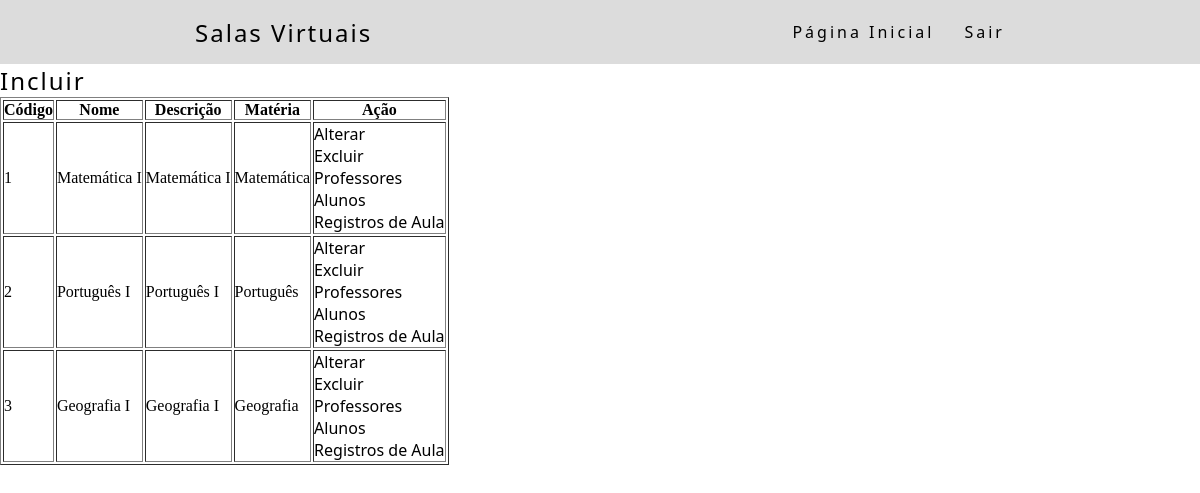
Page /consultaSalaVirtual.php (signed in) on the committed database.
### tables this page shows
CREATE TABLE TBSalaVirtual (
	SALCodigo    INTEGER      NOT NULL AUTO_INCREMENT,
    SALNome      VARCHAR(100) NOT NULL,
    SALDescricao VARCHAR(500) NOT NULL,
    MATCodigo    INTEGER      NOT NULL,
    PRIMARY KEY (SALCodigo)
);

CREATE TABLE TBMateria (
	MATCodigo    INTEGER      NOT NULL AUTO_INCREMENT,
    MATNome      VARCHAR(50)  NOT NULL,
    MATDescricao VARCHAR(500) NOT NULL,
    PRIMARY KEY (MATCodigo)
);

### autoload.php (called while the page is built, shortened)
<?php
spl_autoload_register(function ($nomeClasse) {
    $folders = array(
        $nomeClasse,
        '.'.DIRECTORY_SEPARATOR.$nomeClasse,
        '..'.DIRECTORY_SEPARATOR.$nomeClasse,
        'acao',
        '.'.DIRECTORY_SEPARATOR.'acao',
        '..'.DIRECTORY_SEPARATOR.'acao',
        'classes',
        '.'.DIRECTORY_SEPARATOR.'classes',
        '..'.DIRECTORY_SEPARATOR.'classes',
        'classes'.DIRECTORY_SEPARATOR.'dados',
        '.'.DIRECTORY_SEPARATOR.'classes'.DIRECTORY_SEPARATOR.'dados',
        '..'.DIRECTORY_SEPARATOR.'classes'.DIRECTORY_SEPARATOR.'dados',
        'conf',
        '.'.DIRECTORY_SEPARATOR.'conf',
        '..'.DIRECTORY_SEPARATOR.'conf',
        'interfaces',
        '.'.DIRECTORY_SEPARATOR.'interfaces',
        '..'.DIRECTORY_SEPARATOR.'interfaces'
    );
});

### Rotinas.php (called while the page is built, shortened)
<?php
abstract class Rotinas {
    public static function rotinasPorPerfil() : array {
        $rotinas = [];
        return $rotinas;
    }
}

### acao/AcaoSalaVirtual.class.php (called while the page is built, shortened)
<?php
require_once('autoload.php');
class AcaoSalaVirtual extends AcaoBase {
    protected function getAcoesConsulta(): array {
        $acoes = parent::getAcoesConsulta();
        $acoes[] = self::ACAO_PROFESSORES;
        $acoes[] = self::ACAO_ALUNOS;
        $acoes[] = self::ACAO_REGISTRO_AULA;
        return $acoes;
    }
    protected function adicionaCondicaoComplexaSalaVirtualPerfil() {
        $tipoPerfil = $_SESSION['tipo'];
    }
}

### classes/dados/DadosSalaVirtual.class.php (called while the page is built, shortened)
<?php
require_once('autoload.php');
class DadosSalaVirtual extends DadosBase {
    protected function getQueryBuscaDados(array $colunas = []): string {
        $sql = 'SELECT  TBSalaVirtual.SALCodigo     as "codigo", '
            .           'TBSalaVirtual.SALNome      as "nome", '
            .           'TBSalaVirtual.SALDescricao as "descricao", '
            .           'TBMateria.MATCodigo        as "Materia.codigo", '
            .           'TBMateria.MATNome          as "Materia.nome" ';
        $sql .= ' FROM '.$this->getTabela();
        $sql .= $this->adicionaJoins();
        return $sql;
    }
    protected function filtraConsulta(): string {
        $filtroAssociativo = isset($_GET['codigoSalaVirtual']) ? $_GET['codigoSalaVirtual'] : false;
        return parent::filtraConsulta();
    }
    public function getTabela() {
        return 'TBSalaVirtual';
    }
}

### classes/dados/Dados.class.php (called while the page is built, shortened)
<?php
require_once('autoload.php');
abstract class Dados {
    protected $relacionamentos = [];
    protected function adicionaRelacionamento(string $coluna, string $atributo, int $tipo) : Relacionamento {
        $rel = new Relacionamento($coluna, $atributo, $tipo);
        $this->relacionamentos[$atributo] = $rel;
        return $rel;
    }
    public function getChavesEstrangeiras() : array {
        $rels = [];
        foreach ($this->getRelacionamentos() as $relacionamento) {
            if ($relacionamento->isEstrangeira()) {
                $rels[] = $relacionamento;
            }
        }
        return $rels;
    }
    protected function getConn() : PDO {
        return Connect::getInstance();
    }
    public function getRelacionamentos() {
        return $this->relacionamentos;
    }
}

### classes/dados/Relacionamento.class.php (called while the page is built, shortened)
<?php
require_once('autoload.php');
class Relacionamento {
    private $estrangeira = false;
    private $referencia = [];
    private $tabelaReferencia;
    private $coluna;
    public function __construct(string $coluna, string $atributo, int $tipo = 0) {
        $this->coluna    = $coluna;
    }
    public function chaveEstrangeira() : self {
        $this->estrangeira = true;
        return $this;
    }
    public function referencia(string $coluna, string $atributo) : self {
        if ($this->isEstrangeira()) {
            $this->referencia = ['col' => $coluna, 'att' => $atributo];
        }
        return $this;
    }
    public function on(string $tabela) : self {
        if (count($this->getReferencia()) > 0) {
            $this->tabelaReferencia = $tabela;
        }
        return $this;
    }
    public function isEstrangeira() : bool {
        return $this->estrangeira;
    }
    public function getReferencia() : array {
        return $this->referencia;
    }
    public function getTabelaReferencia() : string {
        return $this->tabelaReferencia;
    }
    public function getColuna() : string {
        return $this->coluna;
    }
}

### classes/dados/DadosBase.class.php (called while the page is built, shortened)
<?php
require_once('autoload.php');
abstract class DadosBase extends Dados implements InterfaceDados {
    public function query(array $colunas = []) : array {
        $sql = $this->getQueryBuscaDados($colunas);
        $sql .= $this->filtraConsulta();
        $stmt  = $this->getConn()->query($sql);
        $dados = [];
        while ($linha = $stmt->fetch(PDO::FETCH_ASSOC)) {
            $objeto = new $nomeModelo();
            $dados[] = $objeto;
        }
        return $dados;
    }
    protected function adicionaJoins() : string {
        $joins = ' ';
        foreach ($this->getChavesEstrangeiras() as $chave) {
            $joins .= 'JOIN ';
            $joins .= $chave->getTabelaReferencia();
            $joins .= ' ON ';
            $joins .= $this->getTabela().'.'.$chave->getColuna().' = '.$chave->getTabelaReferencia().'.'.$chave->getColuna().' ';
        }
        return $joins;
    }
    protected function filtraConsulta() : string {
        $filtros = '';
        return $filtros;
    }
    function setaValorModelo(mixed $modelo, string $atributo, mixed $valor) {
        $caminho  = explode('.', $atributo);
    }
    function setValorRecursivo(mixed $modelo, array $caminho, mixed $valor) {
        if (count($caminho) > 0) {
            $atributo = array_shift($caminho);
        }
    }
}

### conf/Connect.class.php (called while the page is built, shortened)
<?php
require_once('autoload.php');
class Connect {
    private static $Conn;
    public static function getInstance() {
        return self::$Conn;
    }
    private static function setConnection() {
        try {
            $opcoes = array(PDO::MYSQL_ATTR_INIT_COMMAND => 'SET NAMES UTF8',
                            PDO::ATTR_PERSISTENT         => TRUE,
                            PDO::ATTR_ERRMODE            => PDO::ERRMODE_EXCEPTION);
            self::$Conn = new PDO(DRIVER.
                                 ":host=" . HOST .
                                 "; dbname=" . DBNAME .
                                 "; charset=" . CHARSET .
                                 ";", USER, PASSWORD,
                                 $opcoes);
          } catch (PDOException $e) {
            print "DB Error: " . $e->getMessage();
          }
    }
}

### classes/SalaVirtual.class.php (called while the page is built, shortened)
<?php
require_once('autoload.php');
class SalaVirtual {
    private $Materia;
    public function setCodigo($codigo) {
        return $this;
    }
    public function setNome($nome) {
        return $this;
    }
    public function setDescricao($descricao) {
        return $this;
    }
    public function getMateria() {
        if ($this->Materia == null) {
            $this->Materia = new Materia();
        }
        return $this->Materia;
    }
    public function setMateria($Materia) {
        $this->Materia = $Materia;
        return $this;
    }
}

### classes/Materia.class.php (called while the page is built, shortened)
<?php
require_once('autoload.php');
class Materia implements InterfaceLista {
    public function setCodigo($codigo) {
        return $this;
    }
    public function setNome($nome) {
        return $this;
    }
    public function setDescricao($descricao) {
        return $this;
    }
}

### acao/AcaoBase.class.php (the view, shortened to what this page needs)
<?php
abstract class AcaoBase {
    protected $Dados;
    public function consulta(string $classe, array $consulta, string $tela = '', array $parametros = []) : string {
        if ($tela == '') {
            $tela = $classe;
        }
        $atributos = array_map(function($linha) {
            return $linha[0];
        }, $consulta);
        $dadosConsulta = $this->buscaDadosConsulta($atributos);
        return $this->montaConsulta($classe, $tela, $consulta, $dadosConsulta, $parametros);
    }
    protected function buscaDadosConsulta(array $atributos) : array {
        return $this->getDados()->query($atributos);
    }
    protected function montaConsulta(string $classe, string $tela, array $colunas, array $dados, array $parametros = []) : string{
        $tabela = '<table border="1">';
        $tabela .= $this->montaCabecalho($colunas);
        $tabela .= $this->montaLinhas($classe, $tela, $colunas, $dados, $parametros);
        $tabela .= '</table>';
        return $tabela;
    }
    protected function montaCabecalho(array $colunas): string {
        $cabecalho = '<tr>';
        $titulos = array_map(function($coluna) {
            return $coluna[1];
        }, $colunas);
        foreach ($titulos as $titulo) {
            $cabecalho .= '<th>'.$titulo.'</th>';
        }
        $cabecalho .= '<th>Ação</th>';
        $cabecalho .= '</tr>';
        return $cabecalho;
    }
    protected function montaLinhas(string $classe, string $tela, array $colunas, array $dadosLinhas, array $parametros = []) : string {
        $linhas = '';
        $atributos = array_map(function($coluna) {
            return $coluna[0];
        }, $colunas);
        foreach ($dadosLinhas as $linha) {
            $linhas .= $this->montaLinha($classe, $tela, $atributos, $linha, $parametros);
        }
        return $linhas;
    }
    protected function montaLinha(string $classe, string $tela, array $atributos, mixed $objetoLinha, array $parametros = []) : string {
        $linha = '<tr>';
        foreach ($atributos as $atributo) {
            $linha .= $this->montaColuna($this->getDados()->getValorModelo($objetoLinha, $atributo));
        }
        $linha .= $this->montaColuna($this->montaAcoesLinha($classe, $tela, $objetoLinha, $parametros));
        $linha .= '</tr>';
        return $linha;
    }
    protected function montaColuna(mixed $valor) : string {
        return '<td>'.$valor.'</td>';
    }
    protected function montaAcoesLinha(string $classe, string $tela, mixed $objetoLinha, array $parametros = []) : string {
        $valores = [];
        foreach ($this->getDados()->getChavesPrimarias() as $primaria) {
            $valores[] = 'c_'.$primaria->getAtributo().'='.$this->getDados()->getValorModelo($objetoLinha, $primaria->getAtributo());
        }
        $valores[] = $this->montaTelaConsultaRedirecionar($tela, $parametros);
        $valores[] = 'classeAcao='.$classe;
        $acoesLinha = '';
        foreach ($this->getAcoesConsulta() as $acao) {
            $acoesLinha .= $this->montaAcao($tela, $acao, $valores);
        }
        return $acoesLinha;
    }
    protected function montaTelaConsultaRedirecionar(string $tela, array $parametros = []) {
        $parametroTela = 'tela=consulta'.ucfirst($tela).'.php';
        return $parametroTela;
    }
    protected function montaAcao(string $tela, string $acao, array $valores) : string {
        $arquivo = in_array($acao, self::ACOES_CAD) ? 'cad'.$tela.'.php' : 'acao.php';
        $action  = $arquivo.'?'.implode('&', $valores);
        $action .= '&acao='.$acao;
        return '<a href='.$action.'>'.self::NOME_ACAO[$acao].'</a><br>';
    }
    protected function getAcoesConsulta() : array {
        return [self::ACAO_ALTERAR, self::ACAO_EXCLUIR];
    }
    public function getDados() : DadosBase {
        return $this->Dados;
    }
    public function setDados(DadosBase $Dados) {
        $this->Dados = $Dados;
        return $this;
    }
}

### consultaSalaVirtual.php (shortened to what this page needs)
<!DOCTYPE html>
<?php
    require_once('autoload.php');
    require_once('acao.php');
?>
<html lang="pt-br">
    <head>
        <?= TelaUtils::headPadraoPagina(); ?>
    </head>
    <body>
    <?= TelaUtils::topoPagina('Salas Virtuais'); ?>
        <?= TelaUtils::botaoIncluir('SalaVirtual');?>
        <?php
        $colunas = [
            ['codigo'       , 'Código'],
            ['nome'         , 'Nome'],
            ['descricao'    , 'Descrição'],
            ['Materia.nome' , 'Matéria']
        ];
        consulta('SalaVirtual', $colunas);
        ?>
    </body>
</html>

### TelaUtils.php (shortened to what this page needs)
<?php
require_once('autoload.php');
abstract class TelaUtils {
    public static function headPadraoPagina() : string {
        $padrao = '<link rel="stylesheet" href="style'.DIRECTORY_SEPARATOR.'style.css">';
        return  $padrao;
    }
    public static function topoPagina($titulo) : string {
        $topoPagina =   '<header>';
        $topoPagina .=      '<nav>';
        $topoPagina .=          '<a class="logo">'.$titulo.'</a>';
        $topoPagina .=          '<ul class="nav-list">';
        $topoPagina .=              '<li><a href="home.php">Página Inicial</a></li>';
        $topoPagina .=              self::getRotinasTopoPagina();
        $topoPagina .=              self::getLogoff();
        $topoPagina .=          '</ul>';
        $topoPagina .=      '</nav>';
        $topoPagina .=  '</header>';
        return $topoPagina;
    }
    private static function getRotinasTopoPagina() : string {
        $rotinas = '';
        return $rotinas;
    }
    private static function getLogoff() : string {
        return  '<li>'
            .       '<a href="login.php">Sair</a>'
            .   '</li>';
    }
    public static function botaoIncluir(string $classe, array $parametrosGet = null) : string {
        $link = 'cad'.ucfirst($classe).'.php';
        return '<a href='.$link.' class="logo">Incluir</a>';
    }
}

### acao.php (shortened to what this page needs)
<?php
require_once('autoload.php');
function consulta(string $classe, array $consulta, string $tela = '', array $parametros = []) {
    $modelo = instanciaModelo($classe);
    $dados  = instanciaDadosModelo($classe);
    $acao   = instanciaClasseAcao($classe);
    $dados->setModelo($modelo);
    $acao->setDados($dados);
    echo $acao->consulta(ucfirst($classe), $consulta, $tela, $parametros);
}
function setValorRecursivo(mixed $modelo, array $caminho, mixed $valor) {
    if (count($caminho) > 0) {
        $atributo = array_shift($caminho);
    }
}
function instanciaClasseAcao($nomeAcao = false) : mixed {
    $classe = $nomeAcao != false ? 'Acao'.ucfirst($nomeAcao) : 'Acao'.getClasseAcao();
    return new $classe();
}
function instanciaModelo(string $nomeModelo = null) : mixed {
    return new $classe();
}
function instanciaDadosModelo(string $nomeDados = null) : mixed {
    $classe = $nomeDados != null ? 'Dados'.ucfirst($nomeDados) : 'Dados'.getClasse();
    return new $classe();
}

### style/style.css (style rules this page uses)
* { margin : 0; padding: 0; }
a { color: black; font-family: 'Segoe UI', Tahoma, Geneva, Verdana, sans-serif; text-decoration: none; transition: 0.3s; }
.logo { font-size: 24px; letter-spacing: 2px; }
nav { display: flex; justify-content: space-around; align-items: center; background: gainsboro; height: 8vh; }
.nav-list { list-style: none; display: flex; }
.nav-list li { letter-spacing: 3px; margin-left: 30px; }

### rows in the picture
tbsalavirtual: SALCodigo "1", SALNome "Matemática I", SALDescricao "Matemática I", tbmateria.MATNome "Matemática", acao "Alterar", acao "Excluir", acao "Professores", acao "Alunos", acao "Registros de Aula"
tbsalavirtual: SALCodigo "2", SALNome "Português I", SALDescricao "Português I", tbmateria.MATNome "Português", acao "Alterar", acao "Excluir", acao "Professores", acao "Alunos", acao "Registros de Aula"
tbsalavirtual: SALCodigo "3", SALNome "Geografia I", SALDescricao "Geografia I", tbmateria.MATNome "Geografia", acao "Alterar", acao "Excluir", acao "Professores", acao "Alunos", acao "Registros de Aula"

### other values in the picture
$titulo "Salas Virtuais"
$titulo "Código"
$titulo "Nome"
$titulo "Descrição"
$titulo "Matéria"
